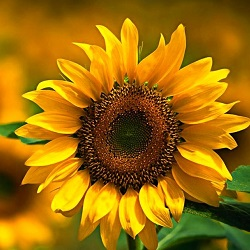
#> input picture cv03/data/pvi_cv03_im09.jpg, 250 x 250 px
$ python prvni.py
#> lines starting #> are read from the running program, lines starting #| are printed output that depends on the picture
import cv2
import numpy as np
from matplotlib import pyplot as plt


def show_fft2(img):
    fft2 = np.fft.fft2(img)
    fft2_shift = np.fft.fftshift(fft2)
    spectrum = np.log(1 + np.abs(fft2_shift))

    plt.figure(figsize=(6, 6))
    plt.imshow(spectrum, cmap="jet")
    plt.title("Spektrum")
    plt.colorbar()
    plt.show()


def main():
    img = cv2.imread("data/pvi_cv03_im09.jpg")
#> img is the input picture: shape (250, 250, 3); mean B, G, R 8.6, 109.9, 157.8
    gray = cv2.cvtColor(img, cv2.COLOR_BGR2GRAY)
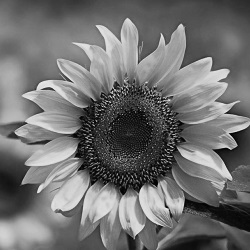
#> gray: shape (250, 250); min 0, max 233, mean 112.7
    show_fft2(gray)
#> in show_fft2, `spectrum = np.log(1 + np.abs(fft2_shift))`:
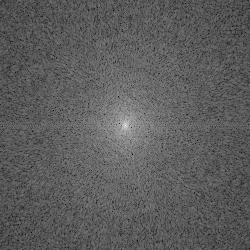
#> spectrum: shape (250, 250) float64; min 3.64, max 15.77, mean 8.07; drawn with min black and max white
#> in show_fft2, `plt.show()`:
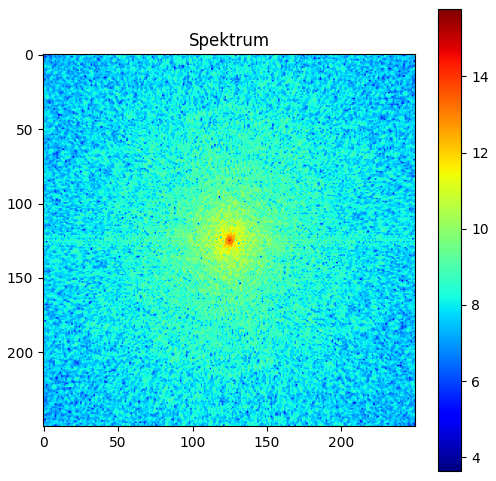
#> figure drawn by matplotlib, 2 panels


if __name__ == '__main__':
    main()

$ run again, with cv03/data/pvi_cv03_im03.jpg copied over cv03/data/pvi_cv03_im09.jpg
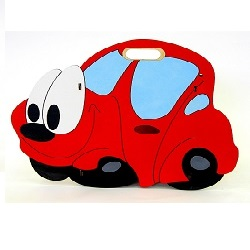
#> input picture cv03/data/pvi_cv03_im03.jpg, 250 x 250 px
#> in main, img is the input picture: shape (250, 250, 3); mean B, G, R 176.6, 175.1, 217.3
#> in show_fft2, `spectrum = np.log(1 + np.abs(fft2_shift))`:
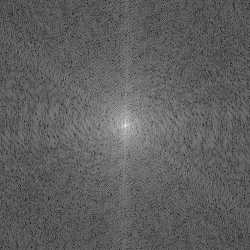
#> spectrum: shape (250, 250) float64; min 2.84, max 16.28, mean 7.89; drawn with min black and max white
#> in show_fft2, `plt.show()`:
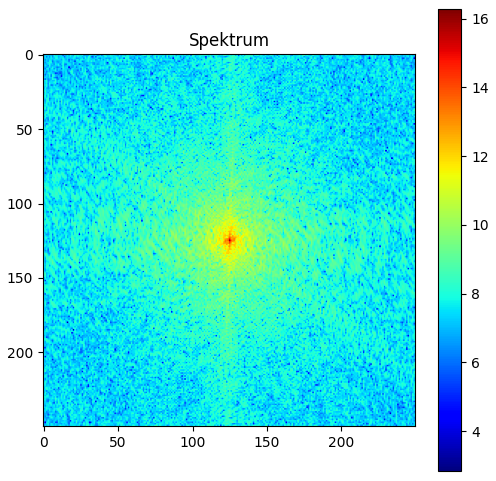
#> figure drawn by matplotlib, 2 panels
